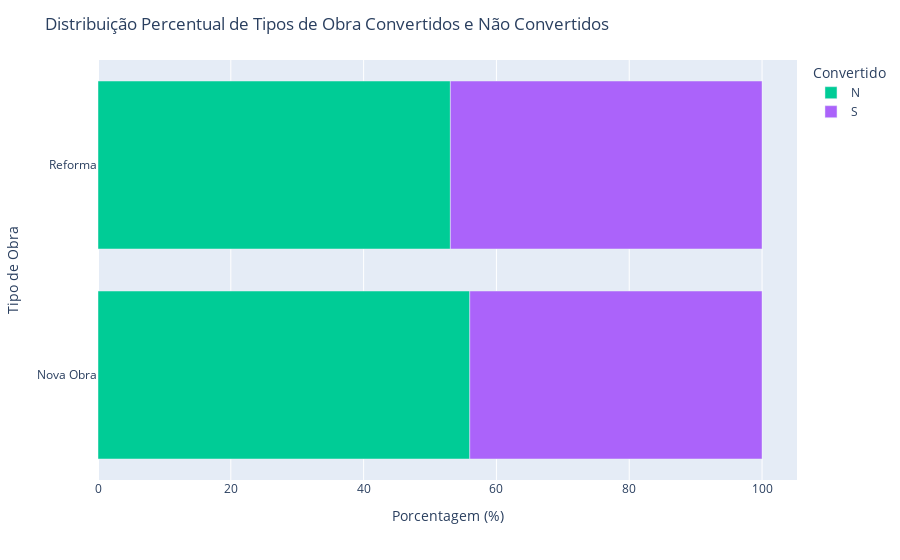

Notebook cell for this chart:
### Code cell
contagem = dados.groupby(['ds_tipo_obra', 'convertido']).size().reset_index(name='Contagem')

contagem['Porcentagem'] = contagem.groupby('ds_tipo_obra')['Contagem'].transform(lambda x: (x / x.sum()) * 100)

color_dict = {0: '#e34c42', 1: '#4dc471'} 

fig = px.bar(contagem, 
             y='ds_tipo_obra', 
             x='Porcentagem', 
             color='convertido', 
             orientation='h', 
             color_discrete_map=color_dict,
             labels={'ds_tipo_obra': 'Tipo de Obra', 'Porcentagem': 'Porcentagem (%)', 'convertido': 'Convertido'})

fig.update_layout(title='Distribuição Percentual de Tipos de Obra Convertidos e Não Convertidos',
                  xaxis_title='Porcentagem (%)',
                  yaxis_title='Tipo de Obra')

fig.show()

### Figure 1 — Plotly figure (JSON) as saved in the notebook; plotly's stock layout.template omitted (floating-point values rounded to 4 significant figures)
{"data": [{"alignmentgroup": "True", "hovertemplate": "Convertido=N<br>Porcentagem (%)=%{x}<br>Tipo de Obra=%{y}<extra></extra>", "legendgroup": "N", "marker": {"color": "#00cc96", "pattern": {"shape": ""}}, "name": "N", "offsetgroup": "N", "orientation": "h", "showlegend": true, "textposition": "auto", "type": "bar", "x": [55.99, 53.07], "xaxis": "x", "y": ["Nova Obra", "Reforma"], "yaxis": "y"}, {"alignmentgroup": "True", "hovertemplate": "Convertido=S<br>Porcentagem (%)=%{x}<br>Tipo de Obra=%{y}<extra></extra>", "legendgroup": "S", "marker": {"color": "#ab63fa", "pattern": {"shape": ""}}, "name": "S", "offsetgroup": "S", "orientation": "h", "showlegend": true, "textposition": "auto", "type": "bar", "x": [44.01, 46.93], "xaxis": "x", "y": ["Nova Obra", "Reforma"], "yaxis": "y"}], "layout": {"barmode": "relative", "legend": {"title": {"text": "Convertido"}, "tracegroupgap": 0}, "margin": {"t": 60}, "title": {"text": "Distribuição Percentual de Tipos de Obra Convertidos e Não Convertidos"}, "xaxis": {"anchor": "y", "domain": [0, 1], "title": {"text": "Porcentagem (%)"}}, "yaxis": {"anchor": "x", "domain": [0, 1], "title": {"text": "Tipo de Obra"}}}}
